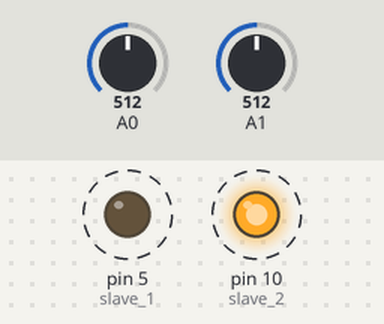
Recording of a sketch running on a simulated Arduino Uno, built with avr-gcc and run on an emulated ATmega328P. Parts: output pins drawn as LEDs (lit = HIGH). Dashed ring = blinking. The test bench sets the inputs (shaded band); at power-on: A0 = 512, A1 = 512.

Above: at 0.02 s.
Timing chart, 0 to 3.0 s (numbered marks = the images above):
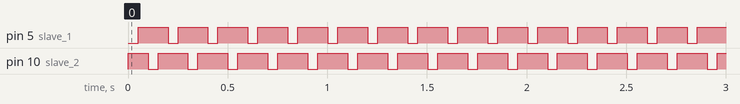

Measured:
- by itself, pin 5 (slave_1), pin 10 (slave_2): alternates HIGH for 0.15 s and LOW for 0.05 s

The sketch:

master.ino
```cpp
#include<SPI.h>
#define slave_1 5
#define slave_2 10

void setup (void)
{
  pinMode(slave_1,OUTPUT);
  pinMode(slave_2,OUTPUT);
  digitalWrite(slave_1,HIGH);
  digitalWrite(slave_2,HIGH);
  SPI.begin();
  SPI.setClockDivider(SPI_CLOCK_DIV8);
}

void loop(void)
{
  int tmp = 0;
  tmp = analogRead(A0);
  int light_voltage = map(tmp, 0, 1023, 0, 5);
  int tmp2 = 0;
  tmp2 = analogRead(A1);
  int temperatureC = map(tmp2, 0, 1023, 0, 500);
  int light_resistance = (5000.0 / light_voltage) - 1000; // (5 * Z2)/Vo - Z2 = Z1
  digitalWrite(slave_1, LOW);
  delay(50);

  SPI.transfer(light_resistance);
  digitalWrite(slave_1, HIGH);
  delay(50);

  digitalWrite(slave_2, LOW);
  delay(50);

  SPI.transfer(temperatureC);
  digitalWrite(slave_2, HIGH);
  delay(50);
}
```
